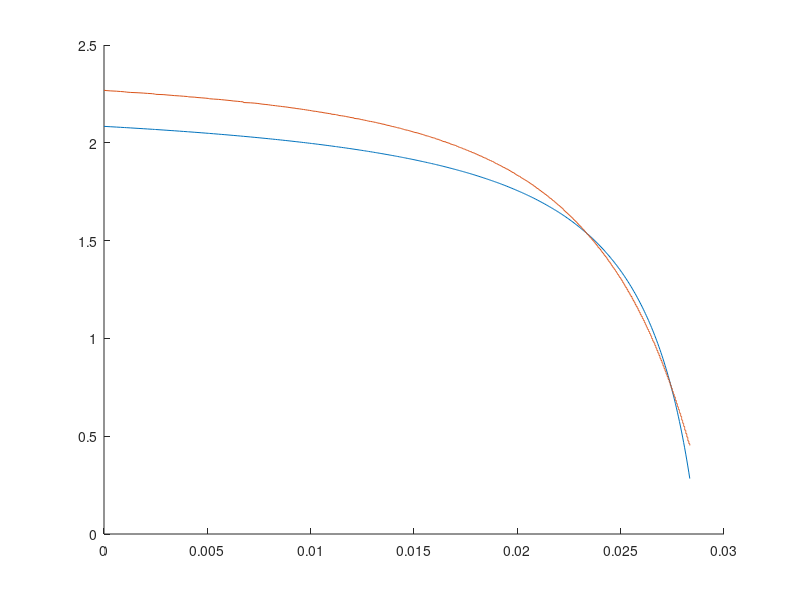
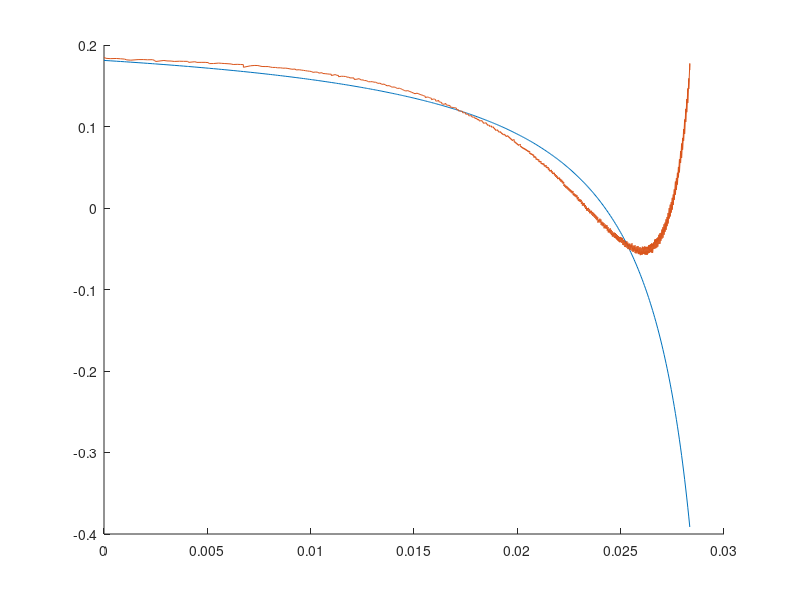
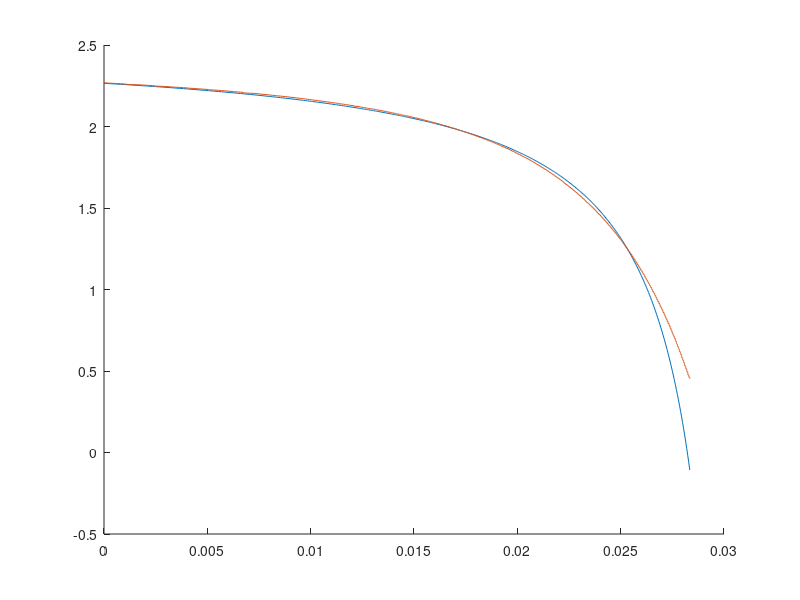

Recreate these plots in MATLAB, in order.
clear all
close all
clc
load('capteur.mat')

RMSE_values = [];
F_function = [];

X = [];
Y = [];
for i=0:1:7
    X_line = [];
    for j=0:1:7
        X_line = [X_line sum(distance.^(i+j))];
    end
    X = [X; X_line];
    Y = [Y; sum((distance.^i).*voltage)];
end 

A = inv(X)*Y;


voltage_lis = A(1) + A(2).*distance + A(3).*distance.^2 + A(4).*distance.^3 + A(5).*distance.^4 + A(6).*distance.^5 + A(7).*distance.^6 + A(8).*distance.^7;

for i = 0:1:1100
    distance_test = distance; %[0.001:0.00001:0.030];
    distance_test = distance_test(1:end-i);
    voltage_test = voltage;%a.*(distance_test.^b);
    voltage_test = abs(voltage_test-voltage_test(end));
    voltage_test = voltage_test(1:end-i);

    y_t = voltage_test;
    x_t = distance_test.*voltage_test;
    N = size(x_t);
    N = N(1);
    X = [N sum(x_t); sum(x_t) sum(x_t.^2)];
    Y = [sum(y_t); sum(y_t.*x_t)];
    A = inv(X)*Y;

    alpha = A(1)/A(2);
    beta = 1/A(2);
    test = alpha./(beta-distance);
    F = voltage(end)-test;
    F_function = [F_function F];
    RMSE = sqrt(mean((F-voltage).*(F-voltage)));
    RMSE_values = [RMSE_values RMSE];
end

minimum_RMSE = min(RMSE_values);
[RMSE_x,RMSE_y] = find(RMSE_values == minimum_RMSE)
figure()
hold on
plot(distance, F_function(:,297))
plot(distance, voltage)

initial_function = F_function(:,297)

error = voltage-F_function(:,297)
RMSE_values = [];
F_function = [];
for i = 0:1:1100
    distance_test = distance; %[0.001:0.00001:0.030];
    distance_test = distance_test(1:end-i);
    error_test = error;%a.*(distance_test.^b);
    error_test = abs(error_test-error_test(end));
    error_test = error_test(1:end-i);

    y_t = error_test;
    x_t = distance_test.*error_test;
    N = size(x_t);
    N = N(1);
    X = [N sum(x_t); sum(x_t) sum(x_t.^2)];
    Y = [sum(y_t); sum(y_t.*x_t)];
    A = inv(X)*Y;

    alpha = A(1)/A(2) + 0.0009;
    beta = 1/A(2) + 0.0022;
    test = alpha./(beta-distance) ;
    F = error(end)-test+ 0.045;
    F_function = [F_function F];
    RMSE = sqrt(mean((F-voltage).*(F-voltage)));
    RMSE_values = [RMSE_values RMSE];
end

minimum_RMSE = min(RMSE_values);
[RMSE_x,RMSE_y] = find(RMSE_values == minimum_RMSE)

figure()
hold on
plot(distance, F_function(:,73))
plot(distance, error)



F_first_corr = initial_function+F_function(:,73)
figure()
hold on
plot(distance, F_first_corr)
plot(distance, voltage)
% 
% error = voltage-F_first_corr
% error_test_2 = 0.02*sin((distance*2*pi)./(0.021)) 
% 
% figure()
% hold on
% plot(distance, error)
% plot(distance, error_test_2)
% 
% RMSE = sqrt(mean((F_first_corr-voltage).*(F_first_corr-voltage)))
% N = size(distance);
% N = N(1)
% y_moy = 1/N * sum(voltage);
% R2 = (sum((F_first_corr-y_moy).^2))/(sum((voltage-y_moy).^2))
% 
% F_sec_corr = F_first_corr+error_test_2;
% figure()
% hold on
% plot(distance, F_sec_corr)
% plot(distance, voltage)
% 
% RMSE = sqrt(mean((F_sec_corr-voltage).*(F_sec_corr-voltage)))
% N = size(distance);
% N = N(1)
% y_moy = 1/N * sum(voltage);
% R2 = (sum((F_sec_corr-y_moy).^2))/(sum((voltage-y_moy).^2))

